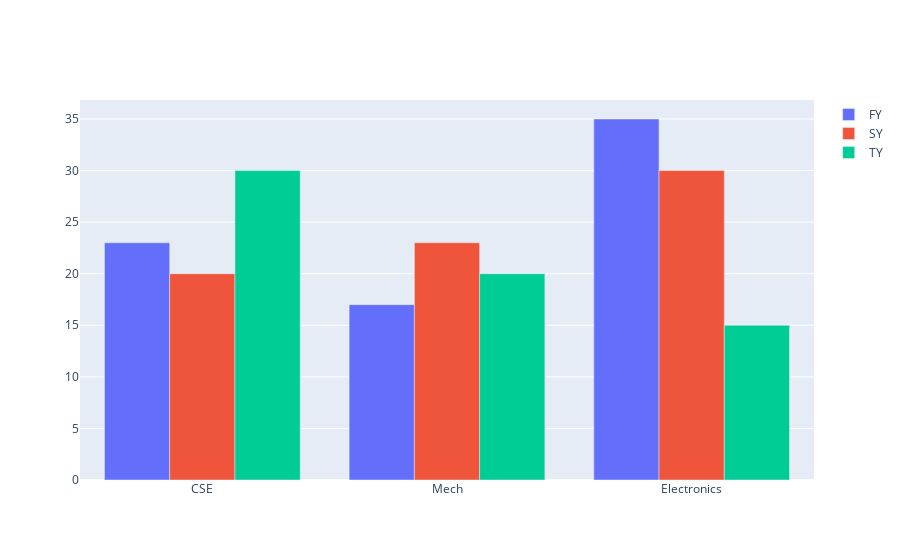

Write notebook code for a chart like this one.
### Code cell
branches = ['CSE', 'Mech', 'Electronics']
fy = [23,17,35]
sy = [20, 23, 30]
ty = [30,20,15]
trace1 = go.Bar(
   x = branches,
   y = fy,
   name = 'FY'
)
trace2 = go.Bar(
   x = branches,
   y = sy,
   name = 'SY'
)
trace3 = go.Bar(
   x = branches,
   y = ty,
   name = 'TY'
)
data = [trace1, trace2, trace3]
layout = go.Layout(barmode = 'group')
fig = go.Figure(data = data, layout = layout)
iplot(fig)

### Figure 1 — Plotly figure (JSON) as saved in the notebook; plotly's stock layout.template omitted (floating-point values rounded to 4 significant figures)
{"data": [{"name": "FY", "type": "bar", "x": ["CSE", "Mech", "Electronics"], "y": [23, 17, 35]}, {"name": "SY", "type": "bar", "x": ["CSE", "Mech", "Electronics"], "y": [20, 23, 30]}, {"name": "TY", "type": "bar", "x": ["CSE", "Mech", "Electronics"], "y": [30, 20, 15]}], "layout": {"barmode": "group"}}
